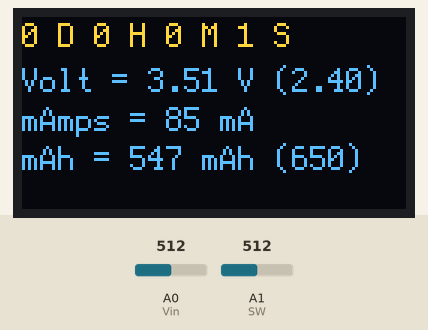
Recording of a program running on a simulated Arduino Uno, built with avr-gcc and run on an emulated ATmega328P. Shown: 128×64 one-colour display. Inputs (shaded band) come from the test bench; at power-on: A1 (SW) = 512, A0 (Vin) = 512. The OLED is the two-colour kind (top 16 rows yellow); what the program prints to the serial monitor is not drawn.

Above: at 1.2 s.
1.3 s: A1 (SW) set to 684
At 3.0 s:
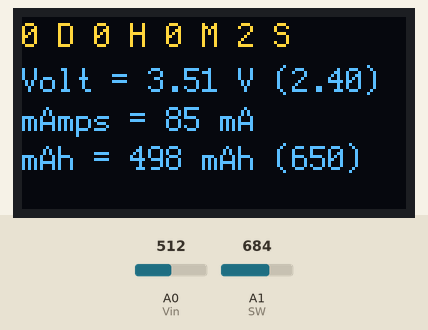
3.7 s: A1 (SW) set to 718
At 5.4 s:
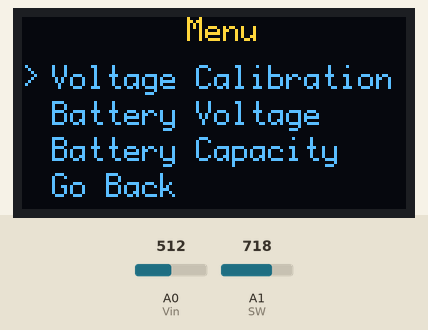
Timing chart, 0 to 6.9 s (numbered marks = the images above; inputs shaded):
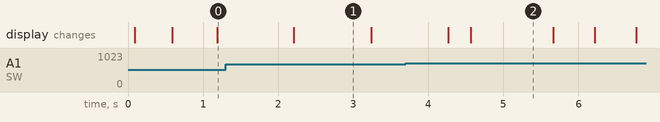

Measured:
- the behaviour switches between 699 and 700 on A1 (SW) (found by bisection; images 1 and 2)
- after the input at 3.7 s, the display: first differs from a run without the input after 0.86 s (image 2)
- what the display in image 2 shows lasts 1.1 s, from 4.6 s to 5.7 s

The program:

main.cpp
```cpp
#include <Arduino.h>
#include <U8g2lib.h>
#include <Wire.h>

//Define input pin for sensor and switch

#define Vin A0
#define SW A1

U8G2_SH1106_128X64_NONAME_F_HW_I2C oled_display(U8G2_R0, U8X8_PIN_NONE);

/* Timig or Stopwatch Section*/
long Day=0;
int Hour =0;
int Minute=0;
int Second=0;
int HighMillis=0;
int Rollover=0;

int SW_Select_data_1=0;
int SW_Select_1 = 0;

void uptime(int x){
  unsigned long currentMillis = millis()*x;
  if(currentMillis>=3000000000){
    HighMillis=1;
  }
  if(currentMillis<=100000&&HighMillis==1){
    Rollover++;
    HighMillis=0;
  }
  long secsUp = currentMillis/1000;
  Second = secsUp%60;
  Minute = (secsUp/60)%60;
  Hour = (secsUp/(60*60))%24;
  Day = (Rollover*50)+(secsUp/(60*60*24));  //First portion takes care of a rollover [around 50 days]
}


float Vraw = 0.0, Volt_sum = 0.0, Volt_cal = 0.0;
float Volt = 0.0, mVolt = 0.0;
int raw;
float Vref = 5.0, resolution = 1024.0;
float R1 = 5100, R2 = 10000;

float offset = -0.15;

void Cal_Voltage(){
  for( int i = 0; i <= 100; i++ )
  {
    raw = analogRead(Vin);
    Vraw = ( ( raw * Vref ) / resolution ) - 0.1;
    Volt_cal = ( Vraw / ( R2 / ( R1 + R2 ) ) );
    Volt_sum += Volt_cal;
    if( i == 100 )
    {
      Volt = ( Volt_sum / 100 ) + offset;
      mVolt = Volt * 1000;
      Volt_sum = 0.00;
    }
  }
}


float amperage_meter_scale = 410.4488889;
float amperage_meter_offset = 0.0;
float Amps = 0.0, mah = 0.00;
int mAmps;

unsigned long previousMillis = 0; // Previous time in ms
unsigned long millisPassed = 0;  // Current time in ms

void Cal_Amps(){
  millisPassed = millis() - previousMillis;
  Amps = ( Volt /  amperage_meter_scale * 10.0  + amperage_meter_offset  / 1000.0 );
  mAmps = Amps * 1000.0;

  mah = mah + mAmps * (millisPassed / 3600000.0);
  previousMillis = millis();
}


float bat_min = 3.25, bat_max = 4.35, bat_nom = 3.80;
float bat_multi, mAh_cal, mAh_sum;
float cap_charged = 320;
int mAh_offset = 10;
int cap_max, mah_avg;

void Bat_Multi(){
  float bat_diff = bat_max - bat_min;
  float nom_bat_diff = bat_max - bat_nom;
  bat_multi = (cap_charged/1000)/(nom_bat_diff);
  cap_max = ( ( bat_diff * bat_multi ) * 1000 ) + mAh_offset;
}


int dump;
int sum_mAh,avg_mAh ;
int new_mAh ;

void Battery(){
  Bat_Multi();
  mAh_cal= ( ( bat_max - Volt ) * bat_multi ) * 1000;
  mAh_sum += mAh_cal;
  if(dump == 10){
    mah_avg = (mAh_sum / 10) + mAh_offset;
    mAh_sum = 0;
    dump = 0;
  }
  dump++;
}

unsigned long previousMillis2 = 0;
unsigned long home_page_millis =0;


// home page calling other important function and displaying main results
void home_page(){
  if(Volt > 1)
  {
    uptime(1);
  }
  else{
    uptime(0);

  }
  Cal_Voltage();
  Cal_Amps();
  Battery();
  oled_display.clearBuffer();
  oled_display.setCursor(0,10);
  oled_display.print(Day);
  oled_display.print(F(" D "));
  oled_display.print(Hour);
  oled_display.print(F(" H "));
  oled_display.print(Minute);
  oled_display.print(F(" M "));
  oled_display.print(Second);
  oled_display.print(F(" S "));
  oled_display.setCursor(0,25);
  oled_display.print(F("Volt = "));
  oled_display.print(Volt);
  oled_display.print(F(" V ("));
  oled_display.print(Vraw);
  oled_display.print(F(")"));
  oled_display.setCursor(0,38);
  oled_display.print(F("mAmps = "));
  oled_display.print(mAmps);
  oled_display.print(F(" mA"));
  oled_display.setCursor(0,51);
  oled_display.print(F("mAh = "));
  oled_display.print(mah_avg);
  oled_display.print(F(" mAh ("));
  oled_display.print(cap_max);
  oled_display.print(F(")"));

  unsigned long currentMillis = millis();
  if(currentMillis - home_page_millis  >= 500) {
    oled_display.sendBuffer();
    home_page_millis = currentMillis;
  }

}


void battery_setting_function(int x){

  if (x == 2)
  {
    oled_display.setCursor(0,22);
    oled_display.print(">");
  }
  else if (x == 3)
  {
    oled_display.setCursor(0,34);
    oled_display.print(">");
  }
  else if (x == 4)
  {
    oled_display.setCursor(0,46);
    oled_display.print(">");
  }
  else if (x == 5)
  {
    oled_display.setCursor(10,62);
    oled_display.print(">");
  }
  else if (x == 6)
  {
    oled_display.setCursor(65,62);
    oled_display.print(">");
  }


}

void battery_setting(){
  oled_display.setCursor(25,10);
  oled_display.print("Battery Setting");

  oled_display.setCursor(10,22);
  oled_display.print(F("V-min : "));
  oled_display.print(bat_min);

  oled_display.setCursor(10,34);
  oled_display.print(F("V-max : "));
  oled_display.print(bat_max);


  oled_display.setCursor(10,46);
  oled_display.print(F("V-nom : "));
  oled_display.print(bat_nom);

  oled_display.setCursor(20,62);
  oled_display.print("Save");

  oled_display.setCursor(75,62);
  oled_display.print("Reset");
}


void mAh_setting_function(int x){

  if (x == 8)
  {
    oled_display.setCursor(0,22);
    oled_display.print(">");
  }
  else if (x == 9)
  {
    oled_display.setCursor(0,34);
    oled_display.print(">");
  }
  else if (x == 10)
  {
    oled_display.setCursor(0,46);
    oled_display.print(">");
  }
  else if (x == 11)
  {
    oled_display.setCursor(10,62);
    oled_display.print(">");
  }
  else if (x == 12)
  {
    oled_display.setCursor(65,62);
    oled_display.print(">");
  }


}
//asdjbafb

void mAh_setting(){
  oled_display.setCursor(25,10);
  oled_display.print("mAh Setting");

  oled_display.setCursor(10,22);
  oled_display.print(F("Charged : "));
  oled_display.print(cap_charged);

  oled_display.setCursor(10,34);
  oled_display.print(F("Capicity : "));
  oled_display.print(mah_avg);


  oled_display.setCursor(10,46);
  oled_display.print(F("Offset : "));
  oled_display.print(mAh_offset);

  oled_display.setCursor(20,62);
  oled_display.print("Save");

  oled_display.setCursor(75,62);
  oled_display.print("Reset");
}


void voltage_setting_function(int x){

  if (x == 14)
  {
    oled_display.setCursor(0,22);
    oled_display.print(">");
  }
  else if (x == 15)
  {
    oled_display.setCursor(0,34);
    oled_display.print(">");
  }
  else if (x == 16)
  {
    oled_display.setCursor(0,46);
    oled_display.print(">");
  }
  else if (x == 17)
  {
    oled_display.setCursor(10,62);
    oled_display.print(">");
  }
  else if (x == 18)
  {
    oled_display.setCursor(65,62);
    oled_display.print(">");
  }


}

void voltage_setting(){
  oled_display.clearBuffer();
  oled_display.setCursor(25,10);
  oled_display.print("Voltage Setting");

  oled_display.setCursor(10,22);
  oled_display.print(F("Volts : "));
  oled_display.print(Volt);
  oled_display.print(F(" V"));

  oled_display.setCursor(10,34);
  oled_display.print(F("Offset : "));
  oled_display.print(offset);
  oled_display.print(F(" V"));

  oled_display.setCursor(20,62);
  oled_display.print("Save");

  oled_display.setCursor(75,62);
  oled_display.print("Reset");

  // unsigned long currentMillis = millis();
  // if(currentMillis - Sub_loop  >= 500) {
  //   oled_display.sendBuffer();
  //   Sub_loop = currentMillis;
  // }
}


int y;
void setting_page(int x){
  Cal_Voltage();
  Cal_Amps();
  Battery();
  y = x;

  oled_display.clearBuffer();

  if ( y > 0 && y < 7)
  {
    battery_setting();
    battery_setting_function(y);
  }
  else if (y >6 && y <13)
  {
    mAh_setting();
    mAh_setting_function(y);
  }
  else if (y >12 && y<20)
  {
    voltage_setting();
    voltage_setting_function(y);
  }


  unsigned long currentMillis = millis();
  if(currentMillis - previousMillis2  >= 400) {
    oled_display.sendBuffer();
    previousMillis2 = currentMillis;
  }


}


int SW_OK;
int SW_OK_data;
unsigned long SW_Millis_2 = 0;
unsigned long Sub_loop = 0;
int dumpp=0;

// Menu page function
int SW_Select_data_2 = 0;


int menu_page_function(){

  SW_OK = analogRead(SW);

  unsigned long currentMillis = millis();
  if(currentMillis - SW_Millis_2  >= 600) {
    if (SW_OK >= 700 && SW_OK <= 750){
      SW_Select_data_2++;
    }
    if (SW_OK >= 130 && SW_OK <= 180){
      SW_OK_data++;
    }
    SW_Millis_2 = currentMillis;
  }

  if (SW_Select_data_2==1)
  {
    // while (SW_OK_data == 1)
    // {
    //   voltage_setting();

    // }

    oled_display.setCursor(0,24);
    oled_display.print(">");
    SW_OK_data = 0;
    dumpp =0;

  }
  else if (SW_Select_data_2==2)
  {
    oled_display.setCursor(0,36);
    oled_display.print(">");
    SW_OK_data = 0;
    dumpp =0;
  }

  else if (SW_Select_data_2==3)
  {
    oled_display.setCursor(0,48);
    oled_display.print(">");
    SW_OK_data = 0;
    dumpp =0;
  }

  else if (SW_Select_data_2==4)
  {
    oled_display.setCursor(0,60);
    oled_display.print(">");
    if(SW_OK_data ==1){
      dumpp = 1;
    }
  }
  else if (SW_Select_data_2 == 5)
  {
    SW_Select_data_2 = 1;
    dumpp =0;
  }
  else{
    SW_OK_data = 0;
    dumpp =0;
  }
  return dumpp;
}

unsigned long menu_loop_millis = 0;
// Menu page settup
void menu_page(){
  oled_display.clearBuffer();

  menu_page_function();

  oled_display.setCursor(55,8);
  oled_display.print("Menu");

  oled_display.setCursor(10,24);
  oled_display.print("Voltage Calibration");

  oled_display.setCursor(10,36);
  oled_display.print("Battery Voltage");

  oled_display.setCursor(10,48);
  oled_display.print("Battery Capacity");

  oled_display.setCursor(10,60);
  oled_display.print("Go Back");

  unsigned long currentMillis = millis();
  if(currentMillis - menu_loop_millis  >= 500) {
    oled_display.sendBuffer();
    menu_loop_millis = currentMillis;
  }


}


void setup() {
  pinMode(Vin,INPUT);
  pinMode(SW, INPUT);
  Serial.begin(9600);
  oled_display.setI2CAddress(0x78);
  oled_display.begin();
  oled_display.setFont(u8g2_font_profont12_tf);
  oled_display.setCursor(40,34);
  oled_display.print("Welcome");
  oled_display.sendBuffer();
  //delay(1000);
  oled_display.clearDisplay();


}


unsigned long SW_Millis_1 = 0;

int SW_data =0;
int SW_raw=0;
void loop() {
  SW_raw = analogRead(SW);

  unsigned long currentMillis = millis();
  if(currentMillis - SW_Millis_1  >= 600) {
    SW_Millis_1 = currentMillis;
    if (SW_raw >= 700 && SW_raw <= 750)
    {
      SW_data++;
    }
  }

  while (SW_data > 1){
    int null = menu_page_function();
    if (null == 1)
    {
      SW_data = 0;
      break;
    }
    else
    {
      menu_page();
    }
  }

  home_page();
  Serial.println(SW_raw);
  Serial.println(SW_data);

}
```
